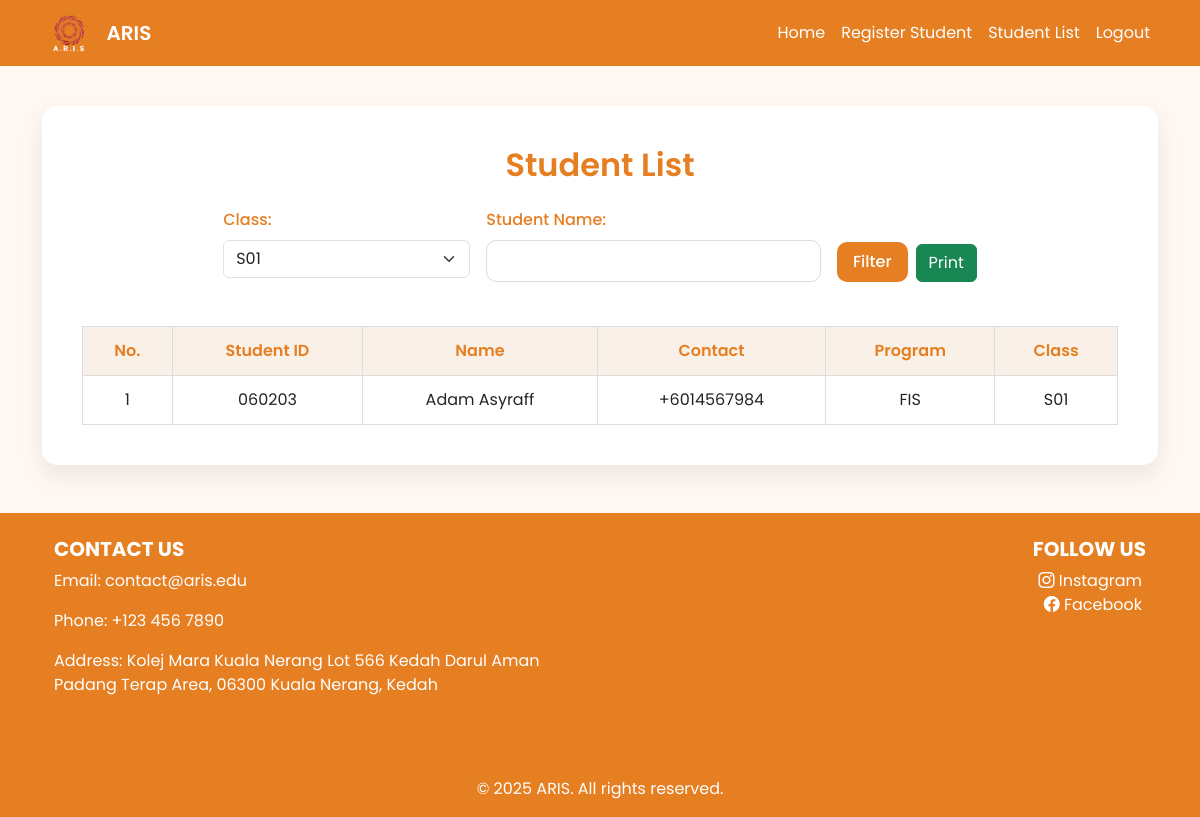
The app's page /student-list.php?class=S01 (signed in) with its own data.
### tables this page shows
CREATE TABLE `student` (
  `studentName` varchar(150) NOT NULL,
  `Student_ID` varchar(30) NOT NULL,
  `Contact` int(30) NOT NULL,
  `Program` varchar(100) NOT NULL,
  `Class` varchar(30) NOT NULL,
  `Picture` varchar(250) DEFAULT NULL
);

### student-list.php (the view, shortened to what this page needs)
<?php
include('header.php');
include('connection.php');
$class = $_GET['class'] ?? '';
$name = $_GET['name'] ?? '';
$where = [];
$params = [];
$types = "";
if (!empty($class)) {
    $where[] = "Class = ?";
    $params[] = $class;
    $types .= "s";
}
$whereClause = $where ? "WHERE " . implode(" AND ", $where) : "";
$sql = "SELECT Student_ID, studentName, Contact, Program, Class FROM student $whereClause ORDER BY Class ASC, studentName ASC";
$stmt = $condb->prepare($sql);
if (!empty($params)) {
    $stmt->bind_param($types, ...$params);
}
$stmt->execute();
$result = $stmt->get_result();
?>
<!DOCTYPE html>
<html lang="en">
<head>
    <link href="https://cdn.jsdelivr.net/npm/bootstrap@5.3.3/dist/css/bootstrap.min.css" rel="stylesheet">
</head>
<body>
<div class="container">
    <div class="container-box">
        <h2 class="text-center mb-4">Student List</h2>
        <form method="get" class="row g-3 justify-content-center mb-4">
            <div class="col-md-3">
                <label for="class" class="form-label">Class:</label>
                <select name="class" id="class" class="form-select">
                    <?php
                    $groups = ['B' => 5, 'E' => 15, 'M' => 8, 'S' => 4];
                    foreach ($groups as $prefix => $max) {
                        for ($i = 1; $i <= $max; $i++) {
                            $c = $prefix . str_pad($i, 2, '0', STR_PAD_LEFT);
                            $selected = ($c == $class) ? "selected" : "";
                            echo "<option value='$c' $selected>$c</option>";
                        }
                    }
                    ?>
                </select>
            </div>
            <div class="col-md-4">
                <label for="name" class="form-label">Student Name:</label>
                <input type="text" name="name" id="name" class="form-control" value="<?= htmlspecialchars($name); ?>">
            </div>
            <div class="col-md-auto d-flex align-items-end">
                <button type="submit" class="btn btn-orange me-2">Filter</button>
                <button type="button" class="btn btn-success" onclick="window.print();">Print</button>
            </div>
        </form>
        <div class="table-responsive">
            <table>
                <thead>
                    <tr>
                        <th>No.</th>
                        <th>Student ID</th>
                        <th>Name</th>
                        <th>Contact</th>
                        <th>Program</th>
                        <th>Class</th>
                    </tr>
                </thead>
                <tbody>
                <?php
                $no = 1;
                while ($row = $result->fetch_assoc()) {
                    echo "<tr>
                        <td>{$no}</td>
                        <td>" . htmlspecialchars($row['Student_ID']) . "</td>
                        <td>" . htmlspecialchars($row['studentName']) . "</td>
                        <td>+60" . htmlspecialchars($row['Contact']) . "</td>
                        <td>" . htmlspecialchars($row['Program']) . "</td>
                        <td>" . htmlspecialchars($row['Class']) . "</td>
                    </tr>";
                    $no++;
                }
                ?>
                </tbody>
            </table>
        </div>
    </div>
</div>
</body>
</html>
<?php
include('footer.php');
?>

### student-list.php (style rules this page uses)
body { background-color: #fff8f2; font-family: 'Poppins', sans-serif; }
.container-box { background-color: #ffffff; border-radius: 15px; padding: 40px; box-shadow: 0 10px 25px rgba(0, 0, 0, 0.08); margin-top: 40px; }
h2 { color: #e67e22; font-weight: 600; }
label { font-weight: 500; color: #e67e22; }
select, input[type="text"] { border-radius: 10px; border: 1px solid #ddd; padding: 8px 12px; transition: border-color 0.3s ease; }
.btn-orange { background-color: #e67e22; color: white; border: none; border-radius: 10px; padding: 8px 16px; font-weight: 500; transition: background-color 0.3s ease, transform 0.2s ease; }
table { width: 100%; border-collapse: collapse; margin-top: 20px; }
table th, table td { padding: 12px; text-align: center; border: 1px solid #ddd; }
table th { background-color: #f9f1e7; color: #e67e22; font-weight: 600; }

### records on screen
student: Student_ID "060203", studentName "Adam Asyraff", Contact "14567984", Program "FIS", Class "S01"

### other values on screen
form field class "S01"
